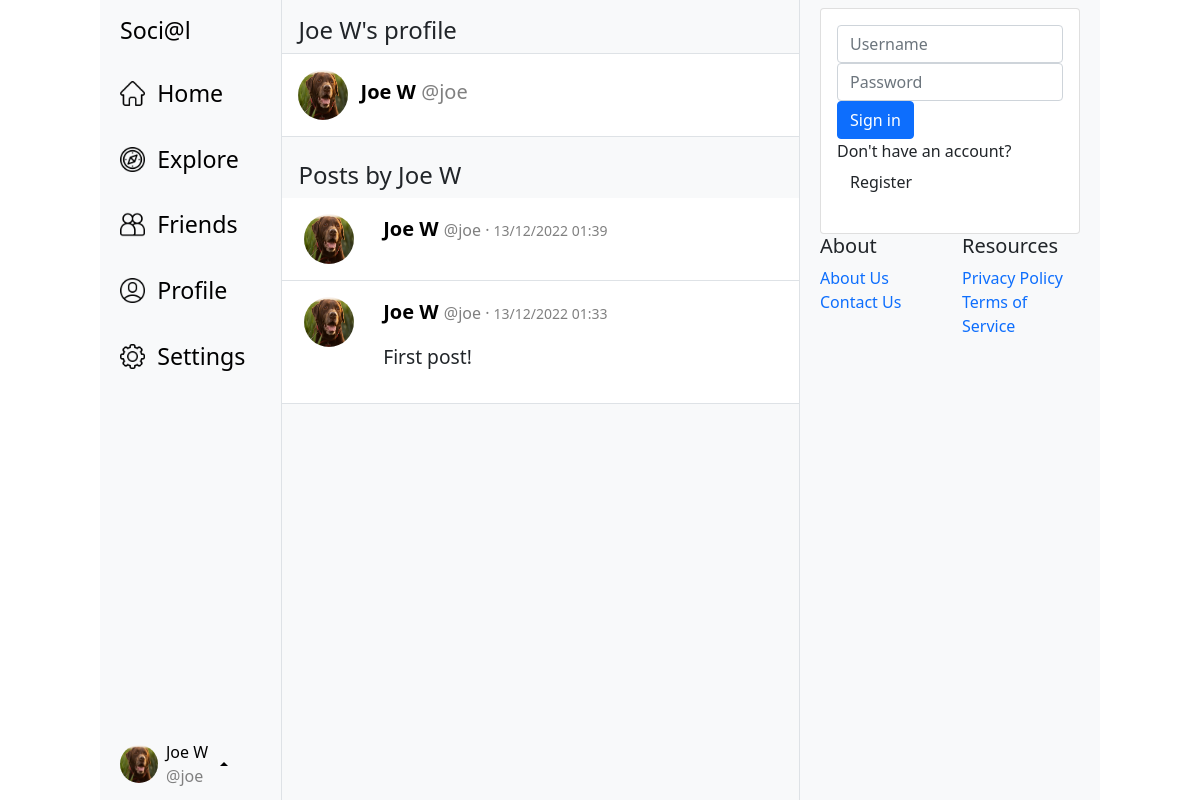
Screenshot of /profile/joe (signed in) with the database file from the repository.
### app/models.py (models this page shows, shortened)
class User(UserMixin, db.Model):
    id = db.Column(db.Integer, primary_key=True)
    username = db.Column(db.String(80), unique=True, nullable=False)
    password = db.Column(db.String(128), nullable=False)
    salt = db.Column(db.String(16), nullable=False)
    display_name = db.Column(db.String(80), nullable=False)
    active = db.Column(db.Boolean, nullable=False, default=True)
    posts = db.relationship("Post", backref="user", lazy="dynamic")
    friends = db.relationship(  # friendship many-to-many relationship betwen users
        "User",
        secondary="friendship",
        primaryjoin="User.id == Friendship.user1_id",
        secondaryjoin="User.id == Friendship.user2_id",
        lazy="dynamic"
    )

class Post(db.Model):
    id = db.Column(db.Integer, primary_key=True)
    poster_id = db.Column(db.Integer, db.ForeignKey("user.id"))
    time_posted = db.Column(db.DateTime, default=datetime.utcnow, nullable=False)
    body = db.Column(db.String(300), nullable=False)

### app/views.py (the view)
@app.route("/profile/<profile_owner_username>")
@login_required
def profile(profile_owner_username):
    profile_owner = models.User.query.filter_by(username=profile_owner_username).first()
    if profile_owner is None:
        return "User not found"
    else:
        posts = models.Post.query \
            .with_entities(models.Post.poster_id, models.User.username, models.User.display_name,
                           models.Post.time_posted, models.Post.body) \
            .filter_by(poster_id=profile_owner.id) \
            .join(models.User, models.Post.poster_id == models.User.id) \
            .order_by(desc(models.Post.time_posted))
        all_friends = current_user.friends.all()
        return render_template("profiles.html",
                               title="Profile",
                               content_heading=profile_owner.display_name + "'s profile",
                               current_user=current_user,
                               profile_owner=profile_owner,
                               posts=posts,
                               friends=all_friends)

### app/__init__.py (called while the page is built)
@login_manager.user_loader
def load_user(user_id):
    return models.User.query.get(int(user_id))

### app/templates/profiles.html
{% extends "base.html" %}
{% block content %}
    {% include "/cards/profile.html" %}
    <br>
    <h4 class="px-3">Posts by {{ profile_owner.display_name }}</h4>
    {%  for post in posts %}
        {% include "/cards/post.html" %}
    {% endfor %}
{% endblock content %}

### app/templates/base.html (shortened to what this page needs)
<!DOCTYPE html>
<html lang="en">
<head>
    <link href="https://cdn.jsdelivr.net/npm/bootstrap@5.0.2/dist/css/bootstrap.min.css" rel="stylesheet"
>
    <link rel="stylesheet" type="text/css" href="{{url_for('static', filename='css/custom-style.css')}}">
</head>
<body>
    <div class="container-fluid">
        <div class="row">
            <div class="col-lg-1 bg-white"></div>
            <nav class="col-auto bg-light">
                <div class="sticky-top p-2 vh-100">
                    {% include "/partials/nav.html" %}
                    <div class="p-2" id="profile-menu">
                        {% include "/cards/profile-menu.html" %}
                    </div>
                </div>
            </nav>
            <main class="col bg-light border-start border-end px-0 py-3">
                <h4 class="px-3">{{ content_heading }}</h4>
                {% block content %}
                {% endblock content %}
            </main>
            <footer class="col-md-3 d-none d-sm-block bg-light">
                <div class="sticky-top p-2">
                    {% include "/cards/login.html" %}
                    {% include "/partials/footer-links.html" %}
                </div>
            </footer>
            <div class="col-lg-1 bg-white"></div>
        </div>
    </div>
</body>
</html>

### app/templates/partials/nav.html (shortened to what this page needs)
<a class="navbar-brand d-none d-lg-block" href="/">
    Soci@l
</a>
{% set nav_links = ["home", "explore", "friends", "profile", "settings"] %}
{% set auth_required = ["auth-required", "", "auth-required", "auth-required", ""] %}
{% for nav_link in nav_links %}
    <a class="nav-link {{ auth_required[loop.index0] }}" href="/{{ nav_link }}">
        <img src="/static/images/{{ nav_link }}-icon.png" width="25" height="25"
             alt="{{ nav_link | capitalize }} icon">
        <span class="navbar-text d-none d-lg-inline ms-2">{{ nav_link | capitalize }}</span>
    </a>
{% endfor %}

### app/templates/cards/profile-menu.html (shortened to what this page needs)
<div class="card-header-pills dropup auth-required">
    <a href="#" class="d-flex align-items-center dropdown-toggle"
       data-bs-toggle="dropdown" style="color: black">
        <img src="/static/assets/profile-imgs/{{ current_user.username }}.jpg"
             width="38" height="38" alt="Profile Image" class="rounded-circle profile-img">
        <p class="profile-menu-text d-none d-lg-inline mx-2 my-1" id="profile-card-username">
            {{ current_user.display_name }}
            <br>
            <span style="color:gray"> @{{ current_user.username }}</span>
        </p>
    </a>
</div>

### app/templates/cards/profile.html (shortened to what this page needs)
<div class="card border-0 border-top border-bottom rounded-0">
    <div class="card-body">
        <div class="row">
            <div class="col-8">
                {% with filename = profile_owner.username %}
                    {% include "/partials/profile-image.html" %}
                {% endwith %}
                <p class="d-inline post-username-text mx-2">
                    <span style="font-weight: 550">{{ profile_owner.display_name }}</span>
                    <span style="color:gray">@{{ profile_owner.username }}</span>
                </p>
            </div>
            <div class="col-4">
            </div>
        </div>
    </div>
</div>

### app/templates/partials/profile-image.html
<img src="/static/assets/profile-imgs/{{ filename }}.jpg"
     width="50" height="50"
     alt="Profile Image"
     class="rounded-circle profile-img">

### app/templates/cards/post.html
<div class="card border-0 border-bottom rounded-0">
    <div class="card-body">
        <div class="row">
            <div class="col-2 text-center">
                <a href="/profile/{{ post.username }}">
                    <img src="/static/assets/profile-imgs/{{ post.username }}.jpg"
                         width="50" height="50" alt="Profile Image" class="rounded-circle profile-img">
                </a>
            </div>
            <div class="col-10">
                <a class="m-0" href="/profile/{{ post.username }}">
                    <p class="post-username-text">
                        <span style="font-weight: 550">{{ post.display_name }}</span>
                        <span style="font-size: 0.8em; color:gray">@{{ post.username }} · </span>
                        <span style="font-size: 0.7em; color:gray">{{ post.time_posted.strftime("%d/%m/%Y %H:%M") }}</span>
                    </p>
                </a>
                <p style="font-size: 1.2em">{{ post.body }}</p>
            </div>
        </div>
    </div>
</div>

### app/templates/cards/login.html
<div class="card not-auth-required">
    <div class="card-body">
            <form action="/login" method="POST">
            <input type="text" id="username" name="username" class="form-control" placeholder="Username" /=-      11        1           >
            <input type="password" id="password" name="password" class="form-control" placeholder="Password"/>
            <button type="submit" class="btn btn-primary btn-block">Sign in</button>
            <p>Don't have an account?
                <button type="button" class="btn btn-block" data-bs-toggle="modal" data-bs-target="#signup-modal">
                    Register
                </button>
            </p>
        </form>
    </div>
</div>

### app/templates/partials/footer-links.html
<div class="row">
    <div class="col-md-6">
        <h5>About</h5>
        <ul class="list-unstyled">
            <li>
                <a href="#">About Us</a>
            </li>
            <li>
                <a href="#">Contact Us</a>
            </li>
        </ul>
    </div>
    <div class="col-md-6">
        <h5>Resources</h5>
        <ul class="list-unstyled">
            <li>
                <a href="#">Privacy Policy</a>
            </li>
            <li>
                <a href="#">Terms of Service</a>
            </li>
        </ul>
    </div>
</div>

### app/static/css/custom-style.css (style rules this page uses)
a:hover, a:visited, a:link, a:active { text-decoration: none; }
.navbar-brand { font-size: 1.45em; color: black; vertical-align: middle; }
.nav-link { margin-top: 15px; padding-left: 0px; }
.navbar-text { font-size: 1.45em; color: black; vertical-align: middle; }
#profile-menu { position: absolute; bottom: 0; }
.profile-menu-text { font-size: 1em; color: black; vertical-align: middle; }
.post-username-text { font-size: 1.25em; color: black; }

### rows the page displays
User: display_name "Joe W", username "joe"
Post: display_name "Joe W", username "joe", time_posted "13/12/2022 01:39"
Post: display_name "Joe W", username "joe", time_posted "13/12/2022 01:33", body "First post!"

### other values shown
{{ nav_link | capitalize }} "Home" "Explore" "Friends" "Profile" "Settings"
{{ content_heading }} "Joe W's profile"
